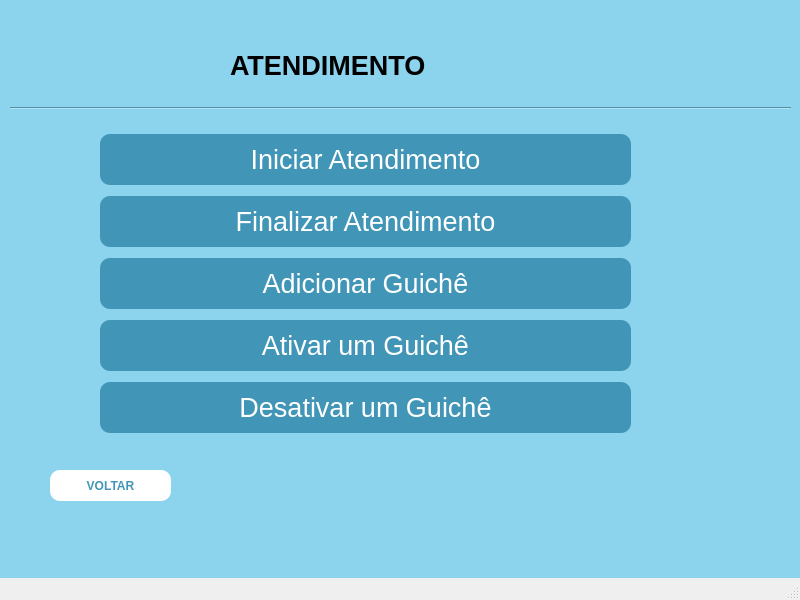
<?xml version="1.0" encoding="UTF-8"?>
<ui version="4.0">
 <class>MainWindow</class>
 <widget class="QMainWindow" name="MainWindow">
  <property name="geometry">
   <rect>
    <x>0</x>
    <y>0</y>
    <width>800</width>
    <height>600</height>
   </rect>
  </property>
  <property name="font">
   <font>
    <pointsize>10</pointsize>
   </font>
  </property>
  <property name="windowTitle">
   <string>MainWindow</string>
  </property>
  <property name="animated">
   <bool>true</bool>
  </property>
  <widget class="QWidget" name="centralwidget">
   <property name="styleSheet">
    <string notr="true">background-color: rgb(140, 211, 238);  /* Cor de fundo */</string>
   </property>
   <widget class="QLabel" name="label">
    <property name="geometry">
     <rect>
      <x>230</x>
      <y>40</y>
      <width>301</width>
      <height>51</height>
     </rect>
    </property>
    <property name="font">
     <font>
      <pointsize>20</pointsize>
      <weight>75</weight>
      <bold>true</bold>
     </font>
    </property>
    <property name="frameShape">
     <enum>QFrame::NoFrame</enum>
    </property>
    <property name="text">
     <string>ATENDIMENTO</string>
    </property>
    <property name="textFormat">
     <enum>Qt::AutoText</enum>
    </property>
    <property name="alignment">
     <set>Qt::AlignLeading|Qt::AlignLeft|Qt::AlignVCenter</set>
    </property>
   </widget>
   <widget class="QWidget" name="layoutWidget">
    <property name="geometry">
     <rect>
      <x>100</x>
      <y>129</y>
      <width>531</width>
      <height>311</height>
     </rect>
    </property>
    <layout class="QVBoxLayout" name="verticalLayout">
     <item>
      <widget class="QPushButton" name="pushButton">
       <property name="maximumSize">
        <size>
         <width>16777215</width>
         <height>16777215</height>
        </size>
       </property>
       <property name="font">
        <font>
         <pointsize>20</pointsize>
        </font>
       </property>
       <property name="styleSheet">
        <string notr="true">QPushButton {
            background-color: rgb(65, 150, 183);  /* Cor de fundo */
            color: white;  /* Cor do texto */
            border-radius: 10px;  /* Raio dos cantos */
            padding: 10px 20px;  /* Preenchimento interno */
        }
        
        QPushButton:hover {
			color: rgb(8, 113, 155);
            background-color: white;  /* Cor de fundo ao passar o mouse */
        }</string>
       </property>
       <property name="text">
        <string>Iniciar Atendimento</string>
       </property>
       <property name="iconSize">
        <size>
         <width>30</width>
         <height>30</height>
        </size>
       </property>
       <property name="autoDefault">
        <bool>true</bool>
       </property>
       <property name="default">
        <bool>false</bool>
       </property>
      </widget>
     </item>
     <item>
      <widget class="QPushButton" name="pushButton_2">
       <property name="font">
        <font>
         <pointsize>20</pointsize>
        </font>
       </property>
       <property name="styleSheet">
        <string notr="true">QPushButton {
            background-color: rgb(65, 150, 183);  /* Cor de fundo */
            color: white;  /* Cor do texto */
            border-radius: 10px;  /* Raio dos cantos */
            padding: 10px 20px;  /* Preenchimento interno */
        }
        
        QPushButton:hover {
			color: rgb(8, 113, 155);
            background-color: white;  /* Cor de fundo ao passar o mouse */
        }</string>
       </property>
       <property name="text">
        <string>Finalizar Atendimento</string>
       </property>
       <property name="autoDefault">
        <bool>true</bool>
       </property>
       <property name="default">
        <bool>false</bool>
       </property>
      </widget>
     </item>
     <item>
      <widget class="QPushButton" name="pushButton_3">
       <property name="font">
        <font>
         <pointsize>20</pointsize>
        </font>
       </property>
       <property name="styleSheet">
        <string notr="true">QPushButton {
            background-color: rgb(65, 150, 183);  /* Cor de fundo */
            color: white;  /* Cor do texto */
            border-radius: 10px;  /* Raio dos cantos */
            padding: 10px 20px;  /* Preenchimento interno */
        }
        
        QPushButton:hover {
			color: rgb(8, 113, 155);
            background-color: white;  /* Cor de fundo ao passar o mouse */
        }</string>
       </property>
       <property name="text">
        <string>Adicionar Guichê</string>
       </property>
       <property name="autoDefault">
        <bool>true</bool>
       </property>
       <property name="default">
        <bool>false</bool>
       </property>
      </widget>
     </item>
     <item>
      <widget class="QPushButton" name="pushButton_4">
       <property name="font">
        <font>
         <pointsize>20</pointsize>
        </font>
       </property>
       <property name="styleSheet">
        <string notr="true">QPushButton {
            background-color: rgb(65, 150, 183);  /* Cor de fundo */
            color: white;  /* Cor do texto */
            border-radius: 10px;  /* Raio dos cantos */
            padding: 10px 20px;  /* Preenchimento interno */
        }
        
        QPushButton:hover {
			color: rgb(8, 113, 155);
            background-color: white;  /* Cor de fundo ao passar o mouse */
        }</string>
       </property>
       <property name="text">
        <string>Ativar um Guichê</string>
       </property>
       <property name="autoDefault">
        <bool>true</bool>
       </property>
       <property name="default">
        <bool>false</bool>
       </property>
      </widget>
     </item>
     <item>
      <widget class="QPushButton" name="pushButton_6">
       <property name="font">
        <font>
         <pointsize>20</pointsize>
        </font>
       </property>
       <property name="styleSheet">
        <string notr="true">QPushButton {
            background-color: rgb(65, 150, 183);  /* Cor de fundo */
            color: white;  /* Cor do texto */
            border-radius: 10px;  /* Raio dos cantos */
            padding: 10px 20px;  /* Preenchimento interno */
        }
        
        QPushButton:hover {
			color: rgb(8, 113, 155);
            background-color: white;  /* Cor de fundo ao passar o mouse */
        }</string>
       </property>
       <property name="text">
        <string>Desativar um Guichê</string>
       </property>
       <property name="autoDefault">
        <bool>true</bool>
       </property>
       <property name="default">
        <bool>false</bool>
       </property>
      </widget>
     </item>
    </layout>
   </widget>
   <widget class="QPushButton" name="pushButton_5">
    <property name="geometry">
     <rect>
      <x>50</x>
      <y>470</y>
      <width>121</width>
      <height>31</height>
     </rect>
    </property>
    <property name="font">
     <font>
      <weight>75</weight>
      <bold>true</bold>
     </font>
    </property>
    <property name="styleSheet">
     <string notr="true">QPushButton {
            background-color: white;  /* Cor de fundo */
            color: rgb(65, 150, 183);  /* Cor do texto */
            border-radius: 10px;  /* Raio dos cantos */
            padding: 10px 20px;  /* Preenchimento interno */
        }
        
        QPushButton:hover {
			color: white;
            background-color: rgb(8, 113, 155);  /* Cor de fundo ao passar o mouse */
        }</string>
    </property>
    <property name="text">
     <string>VOLTAR</string>
    </property>
   </widget>
   <widget class="Line" name="line">
    <property name="geometry">
     <rect>
      <x>10</x>
      <y>100</y>
      <width>781</width>
      <height>16</height>
     </rect>
    </property>
    <property name="orientation">
     <enum>Qt::Horizontal</enum>
    </property>
   </widget>
  </widget>
  <widget class="QMenuBar" name="menubar">
   <property name="geometry">
    <rect>
     <x>0</x>
     <y>0</y>
     <width>800</width>
     <height>26</height>
    </rect>
   </property>
  </widget>
  <widget class="QStatusBar" name="statusbar"/>
 </widget>
 <resources/>
 <connections/>
</ui>
